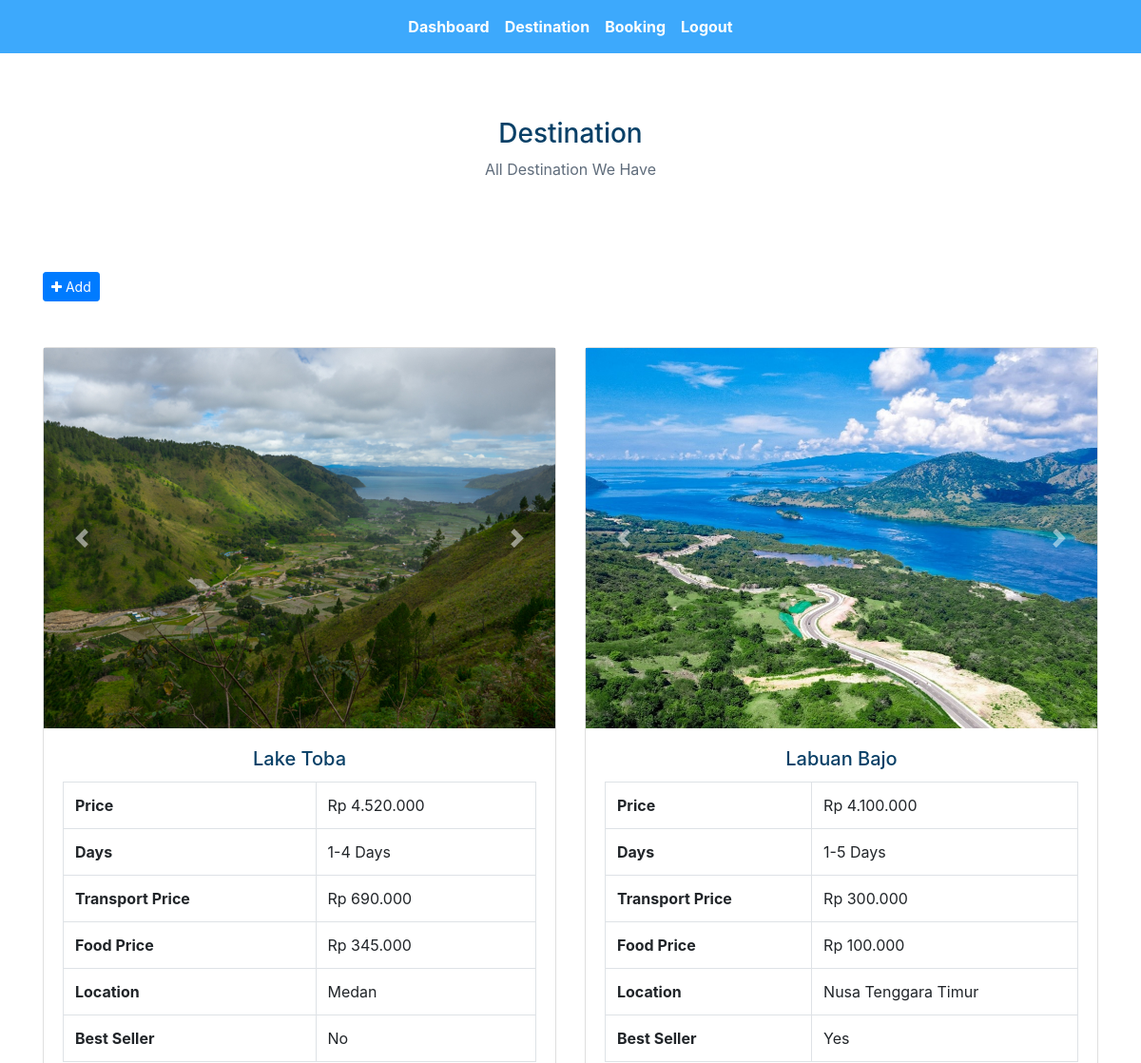
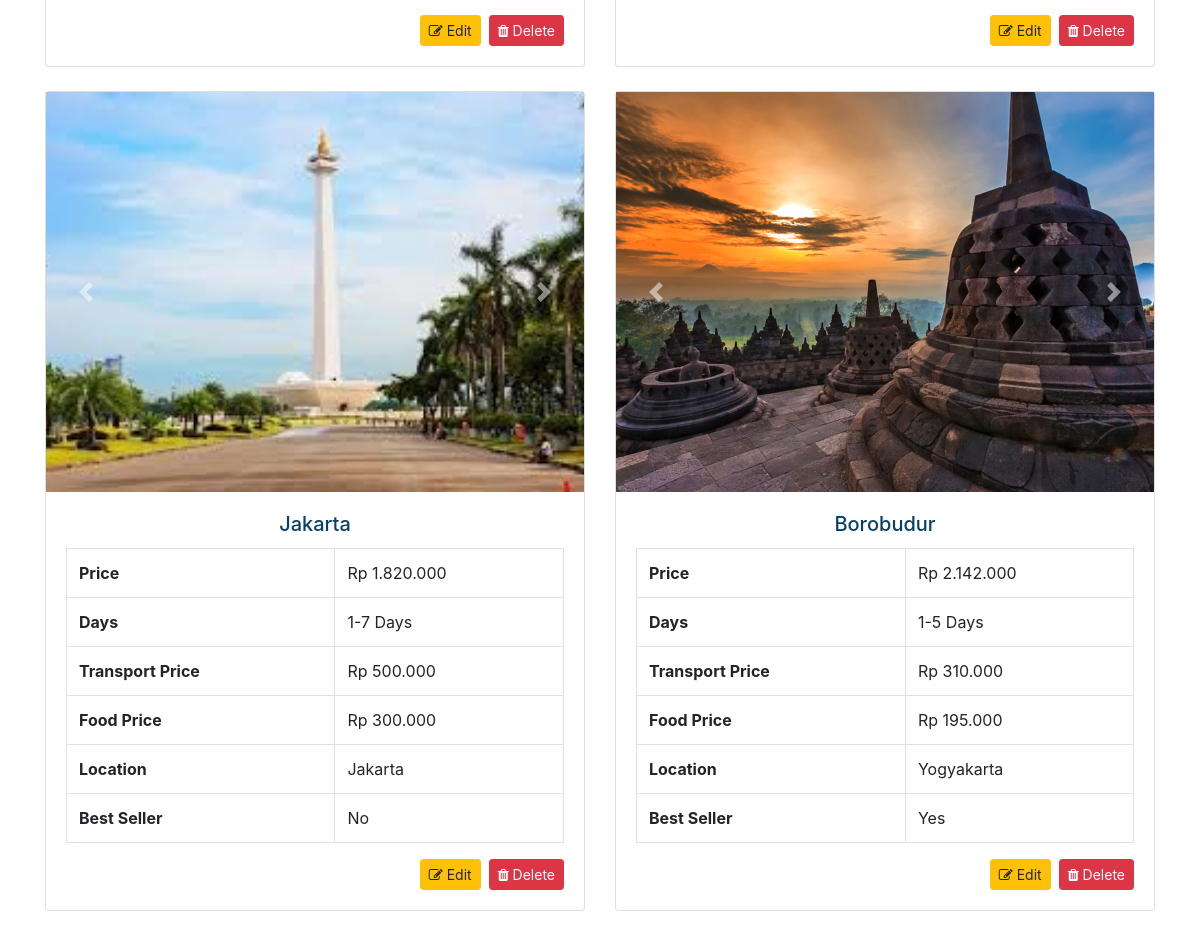
Screenshot of /app/admin/pages/destination.php (signed in) with the database file from the repository (2 pictures, top to bottom).
### tables this page shows
CREATE TABLE `destination` (
  `id` int(11) NOT NULL,
  `destination_name` varchar(255) NOT NULL,
  `slug` text NOT NULL,
  `destination_price` bigint(20) NOT NULL,
  `min_day` int(11) NOT NULL,
  `max_day` int(11) NOT NULL,
  `transport_price` bigint(20) NOT NULL,
  `food_price` bigint(20) NOT NULL,
  `destination_location` varchar(255) NOT NULL,
  `best_seller` int(1) NOT NULL
);

### app/admin/pages/destination.php (the view, shortened to what this page needs)
<?php include '../layout/header.php'; ?>
<?php include '../../config/database.php'; ?>
<section style="color:#094067;">
    <div class="text-center my-5">
        <h3>Destination</h3>
        <p style="color: #5f6c7b;">All Destination We Have</p>
    </div>
    <div class="container">
    <a href="addDestination.php" class="btn btn-primary btn-sm my-5"><i class="fa fa-plus"></i> Add</a>
        <div class="row">
            <?php
                try {
                    $sql = "SELECT d.*, GROUP_CONCAT(di.images) as image_paths
                            FROM destination d
                            LEFT JOIN destination_images di ON d.id = di.destination_id
                            GROUP BY d.id";
                    $result = $conn->query($sql);
                    if ($result->num_rows > 0) {
                        while($row = $result->fetch_assoc()) {
                            $images = explode(',', $row["image_paths"]);
                            ?>
                            <div class="col-md-6 mb-4">
                                <div class="card">
                                    <?php if (count($images) > 0) { ?>
                                        <div id="carousel<?= $row['id']; ?>" class="carousel slide" data-ride="carousel">
                                            <div class="carousel-inner">
                                                <?php foreach ($images as $index => $image) {
                                                    $activeClass = ($index === 0) ? 'active' : ''; ?>
                                                    <div class="carousel-item <?= $activeClass; ?>">
                                                        <img src="../../../public/assets/images/destinations/<?= $image; ?>" class="d-block w-100" alt="Image" style="height: 400px; object-fit: cover;">
                                                    </div>
                                                <?php } ?>
                                            </div>
                                            <a class="carousel-control-prev" href="#carousel<?= $row['id']; ?>" role="button" data-slide="prev">
                                                <span class="carousel-control-prev-icon" aria-hidden="true"></span>
                                            </a>
                                            <a class="carousel-control-next" href="#carousel<?= $row['id']; ?>" role="button" data-slide="next">
                                                <span class="carousel-control-next-icon" aria-hidden="true"></span>
                                            </a>
                                        </div>
                                    <?php } else { ?>
                                        <img src="https://via.placeholder.com/1080x1080" class="card-img-top" alt="No image available" style="height: 200px; object-fit: cover;">
                                    <?php } ?>
                                    <div class="card-body">
                                        <h5 class="card-title text-center"><?= $row["destination_name"]; ?></h5>
                                        <table class="table table-bordered table-bordered-custom">
                                            <tbody>
                                                <tr>
                                                    <th>Price</th>
                                                    <td>Rp <?= number_format($row["destination_price"], 0, '.', '.'); ?></td>
                                                </tr>
                                                <tr>
                                                    <th>Days</th>
                                                    <td><?= $row["min_day"] . "-" . $row["max_day"]; ?> Days</td>
                                                </tr>
                                                <tr>
                                                    <th>Transport Price</th>
                                                    <td>Rp <?= number_format($row["transport_price"], 0, '.', '.'); ?></td>
                                                </tr>
                                                <tr>
                                                    <th>Food Price</th>
                                                    <td>Rp <?= number_format($row["food_price"], 0, '.', '.'); ?></td>
                                                </tr>
                                                <tr>
                                                    <th>Location</th>
                                                    <td><?= $row["destination_location"]; ?></td>
                                                </tr>
                                                <tr>
                                                    <th>Best Seller</th>
                                                    <td><?= ($row["best_seller"] ? 'Yes' : 'No'); ?></td>
                                                </tr>
                                            </tbody>
                                        </table>
                                        <div class="d-flex justify-content-end">
                                            <a href="editDestination.php?id=<?= $row['id']; ?>" class="btn btn-warning btn-sm mr-2"><i class="fa fa-edit"></i> Edit</a>
                                            <form action="../controller/deleteDestination.php" method="post" onsubmit="return confirmDelete()">
                                                <button type="submit" class="btn btn-danger btn-sm">
                                                    <i class="fa fa-trash"></i> Delete
                                                </button>
                                            </form>
                                        </div>
                                    </div>
                                </div>
                            </div>
                        <?php }
                    } else {
                        echo "<div class='col-12 text-center'>No destinations found</div>";
                    }
                } catch (mysqli_sql_exception $e) {
                    echo "<div class='col-12'>Error: " . $e->getMessage() . "</div>";
                }
            ?>
        </div>
    </div>
</section>
<?php include '../layout/footer.php'; ?>

### public/assets/css/style.css (style rules this page uses)
html { scroll-behavior: smooth; }
body { background-color: #fffffe; }
section { padding: 20px; }
.card { border: none; }

### rows the page displays
destination: destination_name "Lake Toba", destination_price "4.520.000", min_day "1", max_day "4", transport_price "690.000", food_price "345.000", destination_location "Medan", best_seller "No"
destination: destination_name "Labuan Bajo", destination_price "4.100.000", min_day "1", max_day "5", transport_price "300.000", food_price "100.000", destination_location "Nusa Tenggara Timur", best_seller "Yes"
destination: destination_name "Jakarta", destination_price "1.820.000", min_day "1", max_day "7", transport_price "500.000", food_price "300.000", destination_location "Jakarta", best_seller "No"
destination: destination_name "Borobudur", destination_price "2.142.000", min_day "1", max_day "5", transport_price "310.000", food_price "195.000", destination_location "Yogyakarta", best_seller "Yes"
